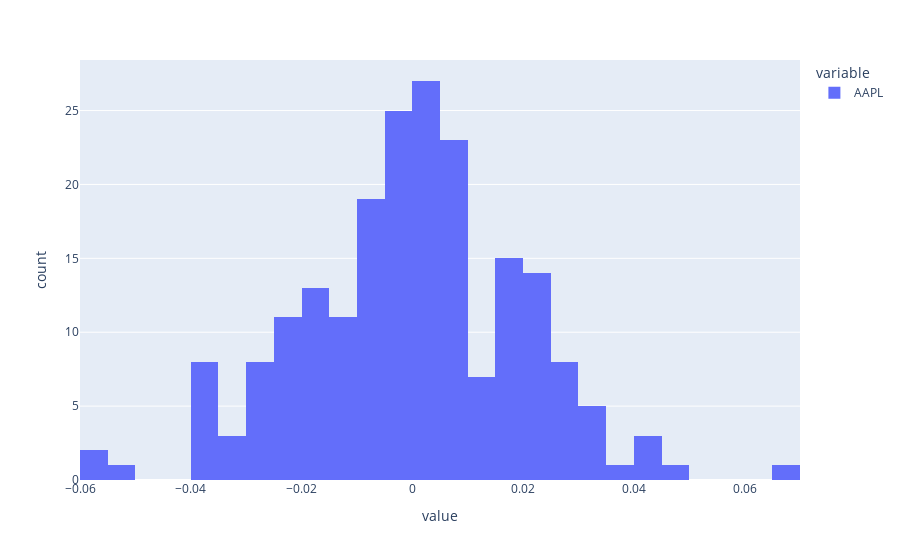

Notebook code for this chart:
### Code cell
Close["AAPL"].pct_change().plot(kind="hist")

### Figure 1 — Plotly figure (JSON) as saved in the notebook; plotly's stock layout.template omitted (floating-point values rounded to 4 significant figures; data arrays with more than 128 entries replaced by an {"elided": "..."} marker saying what was removed)
{"data": [{"alignmentgroup": "True", "bingroup": "x", "hovertemplate": "variable=AAPL<br>value=%{x}<br>count=%{y}<extra></extra>", "legendgroup": "AAPL", "marker": {"color": "#636efa", "pattern": {"shape": ""}}, "name": "AAPL", "offsetgroup": "AAPL", "orientation": "v", "showlegend": true, "type": "histogram", "x": {"elided": "207 float values"}, "xaxis": "x", "yaxis": "y"}], "layout": {"barmode": "relative", "legend": {"title": {"text": "variable"}, "tracegroupgap": 0}, "margin": {"t": 60}, "xaxis": {"anchor": "y", "domain": [0, 1], "title": {"text": "value"}}, "yaxis": {"anchor": "x", "domain": [0, 1], "title": {"text": "count"}}}}
